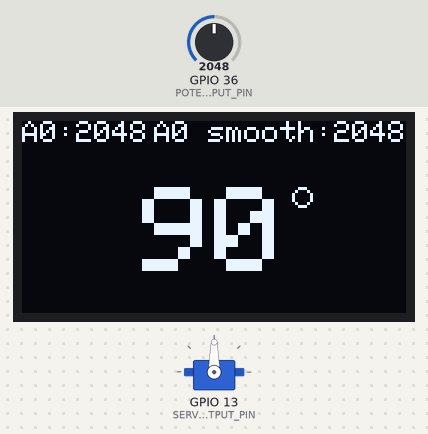
A sketch run on a simulated ESP32. Parts: servo, 128×64 one-colour display. The inputs (shaded band) are chosen by the test bench; at power-on: GPIO 36 (POTENTIOMETER_INPUT_PIN) = 2048.

Above: at 1.2 s.
1.3 s: GPIO 36 (POTENTIOMETER_INPUT_PIN) set to 2866
At 2.2 s:
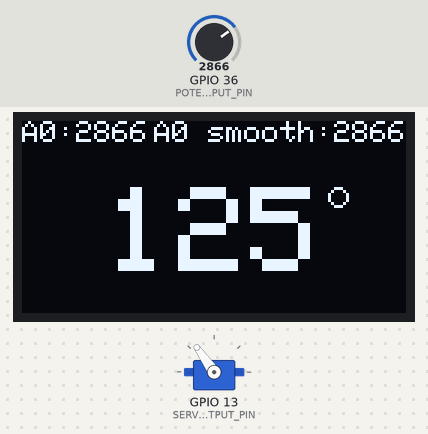
3.3 s: GPIO 36 (POTENTIOMETER_INPUT_PIN) set to 3603
At 5.0 s:
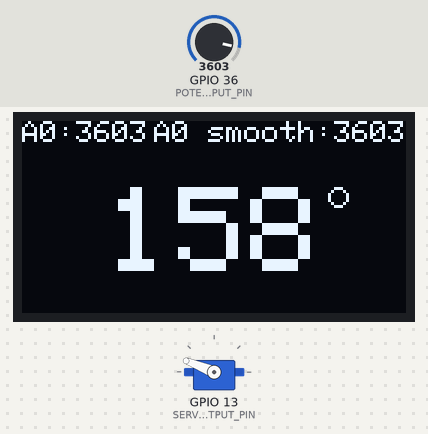
5.3 s: GPIO 36 (POTENTIOMETER_INPUT_PIN) set to 4095
At 6.4 s:
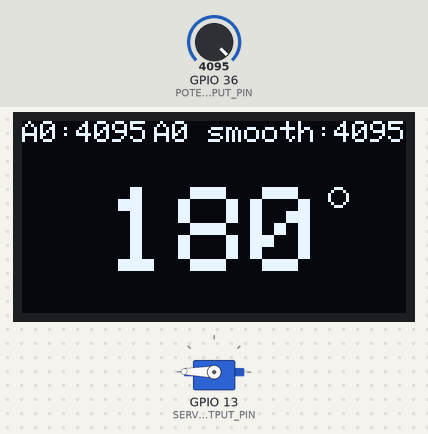
7.3 s: GPIO 36 (POTENTIOMETER_INPUT_PIN) set to 1228
At 8.3 s:
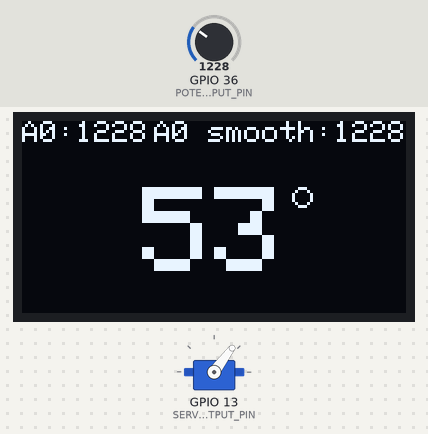
9.4 s: GPIO 36 (POTENTIOMETER_INPUT_PIN) set to 491
At 11.1 s:
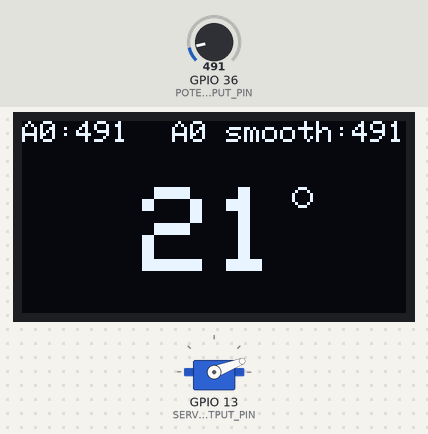
11.4 s: GPIO 36 (POTENTIOMETER_INPUT_PIN) set to 0
At 12.6 s:
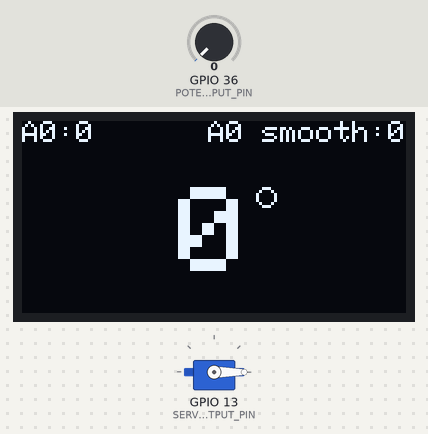
Timing chart, 0 to 14.4 s (numbered marks = the images above; inputs shaded):
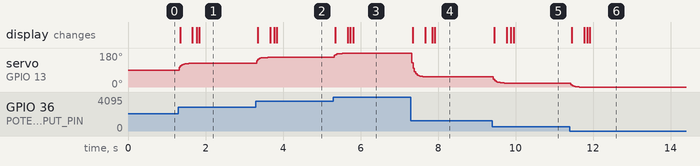

Measured:
- after the input at 1.3 s, servo on GPIO 13 (SERVO_OUTPUT_PIN): 90° → 123° at once, → 125° 0.25 s later; the display: first changes at once (image 1 shows a later state)
- after the input at 3.3 s, servo on GPIO 13 (SERVO_OUTPUT_PIN): 125° → 154° at once, → 156° 0.18 s later, → 158° 0.11 s later; the display: first changes at once (image 2 shows a later state)
- after the input at 5.3 s, servo on GPIO 13 (SERVO_OUTPUT_PIN): 158° → 177° at once, → 179° 0.21 s later; the display: first changes at once (image 3 shows a later state)
- after the input at 7.3 s, servo on GPIO 13 (SERVO_OUTPUT_PIN): moves from 179° to 53° over 0.57 s, starting at once; the display: first changes after 0.05 s (image 4 shows a later state)
- after the input at 9.4 s, servo on GPIO 13 (SERVO_OUTPUT_PIN): 53° → 25° at once, → 23° 0.18 s later, → 21° 0.11 s later; the display: first changes after 0.05 s (image 5 shows a later state)
- after the input at 11.4 s, servo on GPIO 13 (SERVO_OUTPUT_PIN): 21° → 2° at once, → 0° 0.21 s later; the display: first changes after 0.05 s (image 6 shows a later state)

The sketch:

ServoPotSmoothedOLED.ino
```cpp
/**
 * Control a servo motor angle with a potentiometer input and output
 * the angle on an OLED display. Uses exponential moving average (EMA)
 * smoothing to reduce ADC noise and only updates the servo when the
 * angle changes to eliminate jitter/buzz.
 *
 * See the Arduino servo library:
 * https://www.arduino.cc/reference/en/libraries/servo/
 *
 * This code is part of the Makeability Lab's Physical Computing textbook:
 * Servo lesson: https://makeabilitylab.github.io/physcomp/advancedio/servo.html
 * OLED lesson: https://makeabilitylab.github.io/physcomp/advancedio/oled.html
 * Smoothing input lesson (including EMA): https://makeabilitylab.github.io/physcomp/advancedio/smoothing-input.html
 *
 * By Jon E. Froehlich
 * @jonfroehlich
 * http://makeabilitylab.io
 *
 */
#if defined(ESP32)
  // Install ESP32Servo library by Kevin Harrington via the
  // Arduino Library Manager (search "ESP32Servo")
  #include <ESP32Servo.h>
#else
  // Install Servo library by Michael Margolis via
  // the Arduino Library Manager (search "Servo")
  #include <Servo.h>
#endif

// Includes for OLED
#include <SPI.h>
#include <Wire.h>
#include <Adafruit_GFX.h>
#include <Adafruit_SSD1306.h>

#define SCREEN_WIDTH 128 // OLED display width, in pixels
#define SCREEN_HEIGHT 64 // OLED display height, in pixels

// Declaration for an SSD1306 display connected to I2C (SDA, SCL pins)
#define OLED_RESET     4 // Reset pin # (or -1 if sharing Arduino reset pin)
Adafruit_SSD1306 _display(SCREEN_WIDTH, SCREEN_HEIGHT, &Wire, OLED_RESET);

const int POTENTIOMETER_INPUT_PIN = A0;

#if defined(ESP32)
  const int MAX_ANALOG_VAL = 4095;
  const int SERVO_OUTPUT_PIN = 13; // Safe pin on ESP32 Huzzah32
#else
  const int MAX_ANALOG_VAL = 1023;
  const int SERVO_OUTPUT_PIN = 9;
#endif

Servo _servo;

// Exponential moving average (EMA) smoothing for the potentiometer input.
// Lower alpha = more smoothing (less responsive), higher = less smoothing.
// 0.15 is a good balance for a physical knob: damps ADC noise without
// introducing noticeable lag.
float _smoothedPotVal = 0;
const float ALPHA = 0.4;

// Minimum angle change required to move the servo. Prevents the servo
// from buzzing back and forth between two adjacent angles due to ADC
// noise or EMA rounding. A value of 1 absorbs ±1° jitter.
const int SERVO_DEAD_BAND = 1;

// Track the last angle written to the servo so we only send updates
// when the value actually changes. This prevents the servo from
// continuously micro-correcting and buzzing.
int _lastServoAngle = -1;

void setup()
{
  Serial.begin(9600);

  _servo.attach(SERVO_OUTPUT_PIN);

  // SSD1306_SWITCHCAPVCC = generate display voltage from 3.3V internally
  if(!_display.begin(SSD1306_SWITCHCAPVCC, 0x3D)) { // Address 0x3D for 128x64
    Serial.println(F("SSD1306 allocation failed"));
    for(;;); // Don't proceed, loop forever
  }

  // Seed the EMA with an initial reading so the smoothed value
  // starts at the current pot position rather than ramping up from 0
  _smoothedPotVal = analogRead(POTENTIOMETER_INPUT_PIN);

  _display.clearDisplay();
  _display.setTextColor(SSD1306_WHITE); // Draw white text
  _display.setCursor(0, 0);     // Start at top-left corner
}

void loop()
{
  // Read the raw analog value (0-1023 for 10-bit ADC or 0-4095 for 12-bit ADC)
  // from the potentiometer
  int potVal = analogRead(POTENTIOMETER_INPUT_PIN);

  // Apply exponential moving average to smooth out ADC noise.
  // EMA formula: smoothed = alpha * newReading + (1 - alpha) * smoothed
  // This acts as a simple low-pass filter without needing a ring buffer.
  _smoothedPotVal = ALPHA * potVal + (1.0 - ALPHA) * _smoothedPotVal;
  int smoothedVal = (int)(_smoothedPotVal + 0.5); // Round to nearest int
  int servoAngle = map(smoothedVal, 0, MAX_ANALOG_VAL, 0, 180);

  // Writing the same angle repeatedly causes micro-corrections
  // that produce an audible buzz. We only write when the angle
  // actually changes by a threshold (set by SERVO_DEAD_BAND),
  // and detach when idle to save power and eliminate holding-torque
  // buzz.
  //
  // Trade-off: detaching removes holding torque, so an external
  // force could push the servo horn. For a light meter gauge
  // with no mechanical load, this is fine.
   if (abs(servoAngle - _lastServoAngle) > SERVO_DEAD_BAND) {
    if (!_servo.attached()) {
      _servo.attach(SERVO_OUTPUT_PIN);
    }
    _servo.write(servoAngle);
    _lastServoAngle = servoAngle;
  } else {
    _servo.detach();
  }

  // Begin OLED Display code...
  _display.clearDisplay();

  // Show raw A0 and smoothed value on the top line
  _display.setTextSize(1);
  _display.setCursor(0, 0);
  _display.print("A0:");
  _display.print(potVal);

  // Right-align the smoothed value on the same line
  String strSmoothed = String("A0 smooth:") + String(smoothedVal);
  int smoothedWidth = strSmoothed.length() * 6; // 6px per char at size 1
  _display.setCursor(SCREEN_WIDTH - smoothedWidth, 0);
  _display.print(strSmoothed);

  // Display the smoothed servo angle, centered on the screen
  _display.setTextSize(4);
  int16_t x1, y1;
  uint16_t textWidth, textHeight;
  String strAngle = (String)servoAngle;
  _display.getTextBounds(strAngle, 0, 0, &x1, &y1, &textWidth, &textHeight);
  uint16_t xText = _display.width() / 2 - textWidth / 2;
  uint16_t yText = _display.height() / 2 - textHeight / 2 + 6;
  _display.setCursor(xText, yText);
  _display.print(strAngle);

  // Draw a degree symbol as a small circle just to the upper-right
  // of the angle text. A circle renders much cleaner than the '°'
  // character at large text sizes on the SSD1306.
  int circleRadius = 3;
  int circleX = xText + textWidth + circleRadius + 2;
  int circleY = yText + circleRadius;
  _display.drawCircle(circleX, circleY, circleRadius, SSD1306_WHITE);

  _display.display();

  delay(10);
}
```
